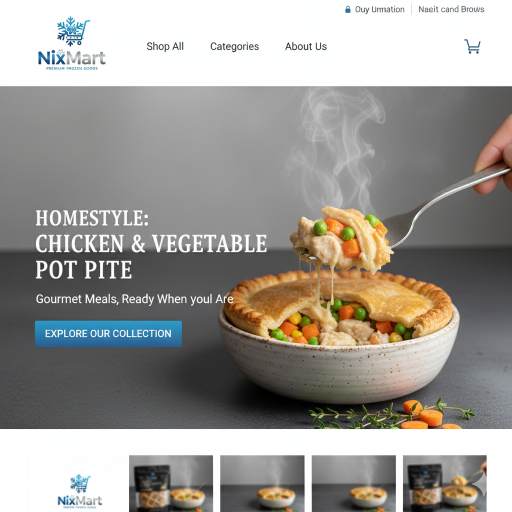
#> input picture Visual Concept.png, 1024 x 1024 px (shown at 1/2 size); its folder holds only this picture in this run
$ python prepare-images.py
#> lines starting #> are read from the running program, lines starting #| are printed output that depends on the picture
from PIL import Image
import os
from pathlib import Path

# Configuration
IMAGE_DIR = Path(__file__).parent
OUTPUT_DIR = Path(__file__).parent
SIZES = {
    "sm": 400,
    "md": 800,
    "lg": 1200
}
QUALITY = 85

def setup_directories():
    """Create output directory structure"""
    for size in SIZES.keys():
        (OUTPUT_DIR / size).mkdir(parents=True, exist_ok=True)

def resize_image(input_path, output_dir, width, quality=QUALITY):
    """Resize image and maintain aspect ratio"""
#> called with width = 400, quality = 85
    try:
        img = Image.open(input_path)
#> img is the input picture: PIL image 1024x1024 RGB; mean R, G, B 156.3, 153, 147.7
        ratio = width / float(img.size[0])
#> ratio = 0.391
        height = int(float(img.size[1]) * ratio)
#> height = 400

        img_resized = img.resize((width, height), Image.Resampling.LANCZOS)
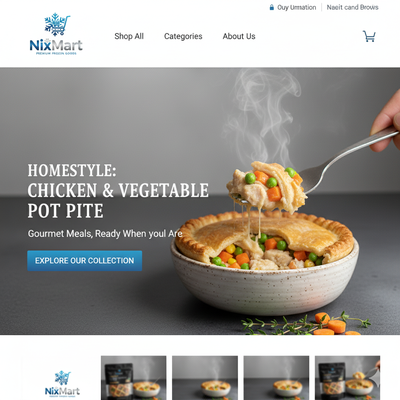
#> img_resized: PIL image 400x400 RGB; mean R, G, B 156.2, 152.9, 147.6
        filename = input_path.stem + ".webp"
        output_path = output_dir / filename

        img_resized.save(output_path, "WEBP", quality=quality, method=6)
        print(f"✓ Created: {output_path}")
    except Exception as e:
        print(f"✗ Error processing {input_path}: {e}")

def main():
    setup_directories()

    if not IMAGE_DIR.exists():
        print(f"Source directory not found: {IMAGE_DIR}")
        print("Please ensure images are in the 'source' subdirectory")
        return

    source_images = list(IMAGE_DIR.glob("*.jpg")) + list(IMAGE_DIR.glob("*.png"))

    if not source_images:
        print("No images found in source directory")
        return

    print(f"Found {len(source_images)} images to process\n")

    for size_name, width in SIZES.items():
        print(f"\nProcessing {size_name.upper()} variants ({width}px):")
        for img_path in source_images:
            resize_image(img_path, OUTPUT_DIR / size_name, width)

if __name__ == "__main__":
    main()
